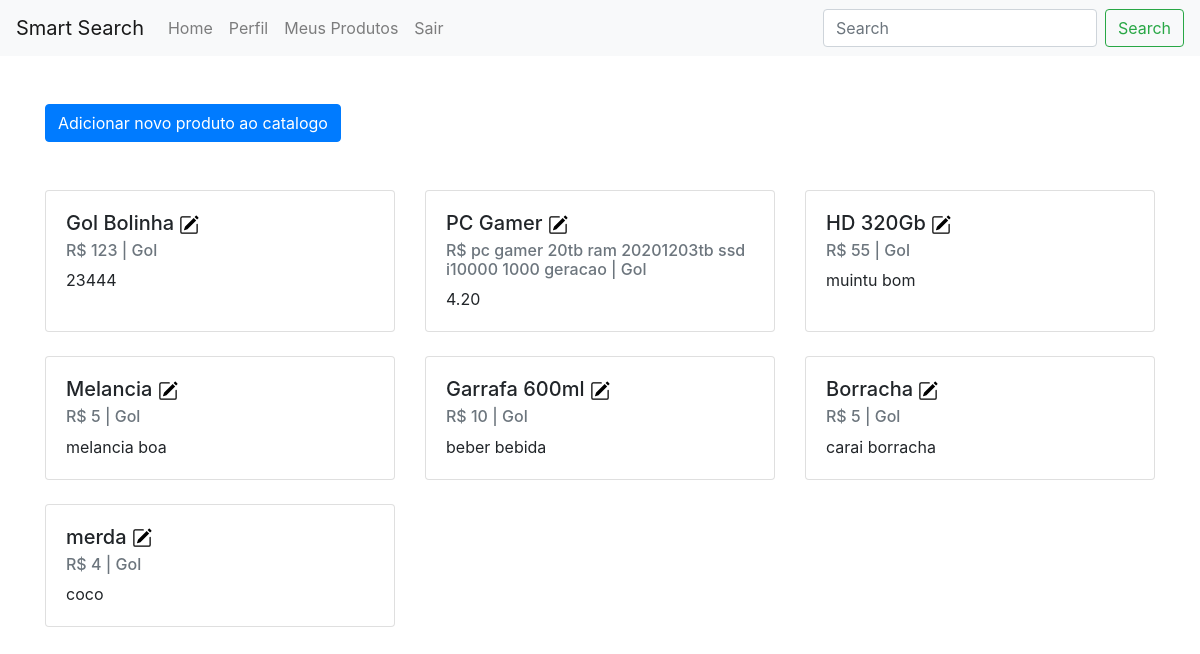
Screenshot of /produtos/index.php (signed in) with the database file from the repository.
### tables this page shows
CREATE TABLE usuario (
    cd_usuario INTEGER PRIMARY KEY,
    nm_email VARCHAR(50),
    nm_usuario VARCHAR,
    cd_senha VARCHAR(50)
);

CREATE TABLE produto (
    cd_produto INTEGER PRIMARY KEY,
    nm_produto VARCHAR(50),
    vl_produto DECIMAL,
    ds_produto VARCHAR(100),
    fk_loja_produto INTEGER,
CONSTRAINT FK_loja_produto
    FOREIGN KEY (fk_loja_produto)
    REFERENCES loja (cd_cnpj)
);

### produtos/index.php (the view, shortened to what this page needs)
<?php
try {
  require $_SERVER['DOCUMENT_ROOT'] . '/php/cliente.php';
  $select = "select * from usuario u join loja l on l.fk_usuario_loja = u.cd_usuario join produto p on p.fk_loja_produto = l.cd_cnpj where u.cd_usuario == ?;";
  $cmd = $conexao->prepare($select);
  $cmd->bindParam(1, $_SESSION['id']);
  $cmd->execute();
  $v = $cmd->fetchAll();
} catch (Exception $e) {
  echo $e->getMessage();
}
?>
<!DOCTYPE html>
<html lang="en">
<head>
	<?php include '../php/links-head.php'; ?>
</head>
<body>
	<?php include '../php/nav-bar.php'; ?>
  <div class="container mt-5">
    <div class="row">
      <div class="col-12">
        <a href="produtos/adicionar-produto.php" class="btn btn-primary mb-5">Adicionar novo produto ao catalogo</a>
      </div>
    </div>
    <div class="row row-cols-sm-2 row-cols-md-3">
      <?php
      foreach ($v as $produto) {
        ?>
        <div class="col mb-4">
        <div class="card h-100">
          <div class="card-body">
            <h5 class="card-title"><?=$produto['nm_produto']?>  <a href="/produtos/editar-produto.php?p=<?=$produto['cd_produto']?>"><img src="../css/bootstrap-icons-1.1.0/pencil-square.svg" alt="pencil square icon" width="20" height="20" title="Editar informações"></a></h5>
            <h6 class="card-subtitle mb-2 text-muted">R$ <?=$produto['vl_produto']?> | <?=$produto['nm_usuario']?></h6>
            <p class="card-text"><?=$produto['ds_produto']?></p>
          </div>
        </div>
        </div>
        <?php
      }
      ?>
    </div>
  </div>
</body>
</html>

### php/links-head.php (shortened to what this page needs)
<link rel="stylesheet" href="https://cdn.jsdelivr.net/npm/bootstrap@4.5.3/dist/css/bootstrap.min.css">
<link rel="stylesheet" href="../css/bootstrap-icons-1.1.0">

### php/nav-bar.php (shortened to what this page needs)
<nav class="navbar navbar-expand-lg navbar-light bg-light">
  <a class="navbar-brand" href="#">Smart Search</a>
  <div class="collapse navbar-collapse" id="navbarSupportedContent">
    <ul class="navbar-nav mr-auto">
      <li class="nav-item">
        <a class="nav-link" href="../inicio">Home <span class="sr-only">(current)</span></a>
      </li>
      <li class="nav-item">
        <a class="nav-link" href="../perfil"> Perfil</a>
      </li>
      <?php
      if($_SESSION['id'] % 2 == 1){
        ?>
        <li class="nav-item">
          <a class="nav-link" href="../produtos">Meus Produtos</a>
        </li>
        <?php
      }
      ?>
      <li class="nav-item">
        <a class="nav-link" href='../php/logout.php'>Sair</a>
      </li>
    </ul>
    <form class="form-inline my-2 my-lg-0" method="get" action="../procurar/index.php">
      <input class="form-control mr-sm-2" type="search" name="termo" placeholder="Search" aria-label="Search">
      <button class="btn btn-outline-success my-2 my-sm-0" type="submit">Search</button>
    </form>
  </div>
</nav>

### rows the page displays
usuario: produto.nm_produto "Gol Bolinha", produto.vl_produto "123", nm_usuario "Gol", produto.ds_produto "23444", produto.nm_produto "PC Gamer", produto.vl_produto "pc gamer 20tb ram 20201203tb ssd i10000 1000 geracao", produto.ds_produto "4.20", produto.nm_produto "HD 320Gb", produto.vl_produto "55", produto.ds_produto "muintu bom", produto.nm_produto "Melancia", produto.vl_produto "5", produto.ds_produto "melancia boa", produto.nm_produto "Garrafa 600ml", produto.vl_produto "10", produto.ds_produto "beber bebida", produto.nm_produto "Borracha", produto.ds_produto "carai borracha", produto.nm_produto "merda", produto.vl_produto "4", produto.ds_produto "coco"
